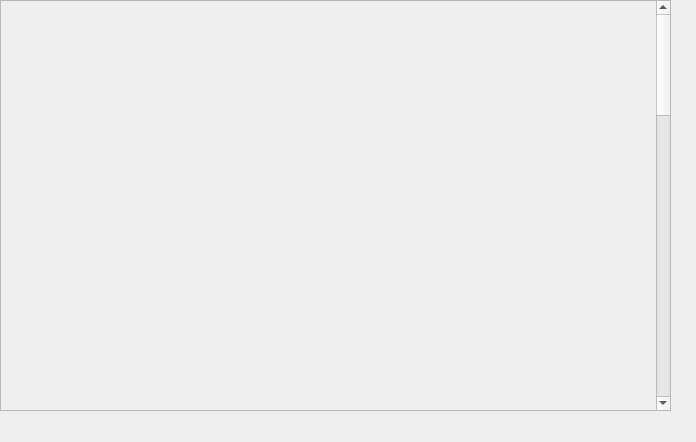
<?xml version="1.0" encoding="UTF-8"?>
<ui version="4.0">
 <class>Form</class>
 <widget class="QWidget" name="Form">
  <property name="geometry">
   <rect>
    <x>0</x>
    <y>0</y>
    <width>696</width>
    <height>442</height>
   </rect>
  </property>
  <property name="windowTitle">
   <string>Form</string>
  </property>
  <widget class="QScrollArea" name="scrollArea">
   <property name="geometry">
    <rect>
     <x>0</x>
     <y>0</y>
     <width>671</width>
     <height>411</height>
    </rect>
   </property>
   <property name="widgetResizable">
    <bool>true</bool>
   </property>
   <widget class="QWidget" name="scrollAreaWidgetContents">
    <property name="geometry">
     <rect>
      <x>0</x>
      <y>0</y>
      <width>654</width>
      <height>1550</height>
     </rect>
    </property>
    <property name="minimumSize">
     <size>
      <width>0</width>
      <height>1550</height>
     </size>
    </property>
    <widget class="QWidget" name="verticalLayoutWidget_2">
     <property name="geometry">
      <rect>
       <x>0</x>
       <y>0</y>
       <width>661</width>
       <height>1531</height>
      </rect>
     </property>
     <layout class="QVBoxLayout" name="verticalLayout_2">
      <property name="spacing">
       <number>6</number>
      </property>
      <item>
       <widget class="caInclude" name="cainclude_3">
        <property name="macro">
         <string notr="true">ID=0, P=FrontOut, EVR=$(EVR)</string>
        </property>
        <property name="filename" stdset="0">
         <string notr="true">G_EVR_out-details-min.ui</string>
        </property>
       </widget>
      </item>
      <item>
       <widget class="caInclude" name="cainclude_4">
        <property name="macro">
         <string notr="true">ID=1, P=FrontOut, EVR=$(EVR)</string>
        </property>
        <property name="filename" stdset="0">
         <string notr="true">G_EVR_out-details-min.ui</string>
        </property>
       </widget>
      </item>
      <item>
       <widget class="caInclude" name="cainclude_5">
        <property name="macro">
         <string notr="true">ID=2, P=FrontOut, EVR=$(EVR)</string>
        </property>
        <property name="filename" stdset="0">
         <string notr="true">G_EVR_out-details-min.ui</string>
        </property>
       </widget>
      </item>
      <item>
       <widget class="caInclude" name="cainclude_7">
        <property name="macro">
         <string notr="true">ID=3, P=FrontOut, EVR=$(EVR)</string>
        </property>
        <property name="filename" stdset="0">
         <string notr="true">G_EVR_out-details-min.ui</string>
        </property>
       </widget>
      </item>
      <item>
       <widget class="caInclude" name="cainclude_14">
        <property name="macro">
         <string notr="true">ID=4, P=FrontOut, EVR=$(EVR)</string>
        </property>
        <property name="filename" stdset="0">
         <string notr="true">G_EVR_out-details-min.ui</string>
        </property>
       </widget>
      </item>
      <item>
       <widget class="caInclude" name="cainclude_559">
        <property name="macro">
         <string notr="true">ID=5, P=FrontOut, EVR=$(EVR)</string>
        </property>
        <property name="filename" stdset="0">
         <string notr="true">G_EVR_out-details-min.ui</string>
        </property>
       </widget>
      </item>
      <item>
       <widget class="caInclude" name="cainclude_560">
        <property name="macro">
         <string notr="true">ID=6, P=FrontOut, EVR=$(EVR)</string>
        </property>
        <property name="filename" stdset="0">
         <string notr="true">G_EVR_out-details-min.ui</string>
        </property>
       </widget>
      </item>
      <item>
       <widget class="caInclude" name="cainclude_562">
        <property name="macro">
         <string notr="true">ID=0, P=FrontUnivOut, EVR=$(EVR)</string>
        </property>
        <property name="filename" stdset="0">
         <string notr="true">G_EVR_out-details-min.ui</string>
        </property>
       </widget>
      </item>
      <item>
       <widget class="caInclude" name="cainclude_563">
        <property name="macro">
         <string notr="true">ID=1, P=FrontUnivOut, EVR=$(EVR)</string>
        </property>
        <property name="filename" stdset="0">
         <string notr="true">G_EVR_out-details-min.ui</string>
        </property>
       </widget>
      </item>
      <item>
       <widget class="caInclude" name="cainclude_564">
        <property name="macro">
         <string notr="true">ID=2, P=FrontUnivOut, EVR=$(EVR)</string>
        </property>
        <property name="filename" stdset="0">
         <string notr="true">G_EVR_out-details-min.ui</string>
        </property>
       </widget>
      </item>
      <item>
       <widget class="caInclude" name="cainclude_565">
        <property name="macro">
         <string notr="true">ID=3, P=FrontUnivOut, EVR=$(EVR)</string>
        </property>
        <property name="filename" stdset="0">
         <string notr="true">G_EVR_out-details-min.ui</string>
        </property>
       </widget>
      </item>
      <item>
       <widget class="caInclude" name="cainclude_566">
        <property name="macro">
         <string notr="true">ID=0, P=RearUniv, EVR=$(EVR)</string>
        </property>
        <property name="filename" stdset="0">
         <string notr="true">G_EVR_out-details-min.ui</string>
        </property>
       </widget>
      </item>
      <item>
       <widget class="caInclude" name="cainclude_567">
        <property name="macro">
         <string notr="true">ID=1, P=RearUniv, EVR=$(EVR)</string>
        </property>
        <property name="filename" stdset="0">
         <string notr="true">G_EVR_out-details-min.ui</string>
        </property>
       </widget>
      </item>
      <item>
       <widget class="caInclude" name="cainclude_568">
        <property name="macro">
         <string notr="true">ID=2, P=RearUniv, EVR=$(EVR)</string>
        </property>
        <property name="filename" stdset="0">
         <string notr="true">G_EVR_out-details-min.ui</string>
        </property>
       </widget>
      </item>
      <item>
       <widget class="caInclude" name="cainclude_569">
        <property name="macro">
         <string notr="true">ID=3, P=RearUniv, EVR=$(EVR)</string>
        </property>
        <property name="filename" stdset="0">
         <string notr="true">G_EVR_out-details-min.ui</string>
        </property>
       </widget>
      </item>
      <item>
       <widget class="caInclude" name="cainclude_570">
        <property name="macro">
         <string notr="true">ID=4, P=RearUniv, EVR=$(EVR)</string>
        </property>
        <property name="filename" stdset="0">
         <string notr="true">G_EVR_out-details-min.ui</string>
        </property>
       </widget>
      </item>
      <item>
       <widget class="caInclude" name="cainclude_571">
        <property name="macro">
         <string notr="true">ID=5, P=RearUniv, EVR=$(EVR)</string>
        </property>
        <property name="filename" stdset="0">
         <string notr="true">G_EVR_out-details-min.ui</string>
        </property>
       </widget>
      </item>
      <item>
       <widget class="caInclude" name="cainclude_572">
        <property name="macro">
         <string notr="true">ID=6, P=RearUniv, EVR=$(EVR)</string>
        </property>
        <property name="filename" stdset="0">
         <string notr="true">G_EVR_out-details-min.ui</string>
        </property>
       </widget>
      </item>
      <item>
       <widget class="caInclude" name="cainclude_573">
        <property name="macro">
         <string notr="true">ID=7, P=RearUniv, EVR=$(EVR)</string>
        </property>
        <property name="filename" stdset="0">
         <string notr="true">G_EVR_out-details-min.ui</string>
        </property>
       </widget>
      </item>
      <item>
       <widget class="caInclude" name="cainclude_574">
        <property name="macro">
         <string notr="true">ID=8, P=RearUniv, EVR=$(EVR)</string>
        </property>
        <property name="filename" stdset="0">
         <string notr="true">G_EVR_out-details-min.ui</string>
        </property>
       </widget>
      </item>
      <item>
       <widget class="caInclude" name="cainclude_575">
        <property name="macro">
         <string notr="true">ID=9, P=RearUniv, EVR=$(EVR)</string>
        </property>
        <property name="filename" stdset="0">
         <string notr="true">G_EVR_out-details-min.ui</string>
        </property>
       </widget>
      </item>
      <item>
       <widget class="caInclude" name="cainclude_576">
        <property name="macro">
         <string notr="true">ID=10, P=RearUniv, EVR=$(EVR)</string>
        </property>
        <property name="filename" stdset="0">
         <string notr="true">G_EVR_out-details-min.ui</string>
        </property>
       </widget>
      </item>
      <item>
       <widget class="caInclude" name="cainclude_577">
        <property name="macro">
         <string notr="true">ID=11, P=RearUniv, EVR=$(EVR)</string>
        </property>
        <property name="filename" stdset="0">
         <string notr="true">G_EVR_out-details-min.ui</string>
        </property>
       </widget>
      </item>
      <item>
       <widget class="caInclude" name="cainclude_578">
        <property name="macro">
         <string notr="true">ID=12, P=RearUniv, EVR=$(EVR)</string>
        </property>
        <property name="filename" stdset="0">
         <string notr="true">G_EVR_out-details-min.ui</string>
        </property>
       </widget>
      </item>
      <item>
       <widget class="caInclude" name="cainclude_579">
        <property name="macro">
         <string notr="true">ID=13, P=RearUniv, EVR=$(EVR)</string>
        </property>
        <property name="filename" stdset="0">
         <string notr="true">G_EVR_out-details-min.ui</string>
        </property>
       </widget>
      </item>
      <item>
       <widget class="caInclude" name="cainclude_580">
        <property name="macro">
         <string notr="true">ID=14, P=RearUniv, EVR=$(EVR)</string>
        </property>
        <property name="filename" stdset="0">
         <string notr="true">G_EVR_out-details-min.ui</string>
        </property>
       </widget>
      </item>
      <item>
       <widget class="caInclude" name="cainclude_581">
        <property name="macro">
         <string notr="true">ID=15, P=RearUniv, EVR=$(EVR)</string>
        </property>
        <property name="filename" stdset="0">
         <string notr="true">G_EVR_out-details-min.ui</string>
        </property>
       </widget>
      </item>
     </layout>
    </widget>
   </widget>
  </widget>
 </widget>
 <customwidgets>
  <customwidget>
   <class>caInclude</class>
   <extends>QWidget</extends>
   <header>caInclude</header>
  </customwidget>
 </customwidgets>
 <resources/>
 <connections/>
</ui>
